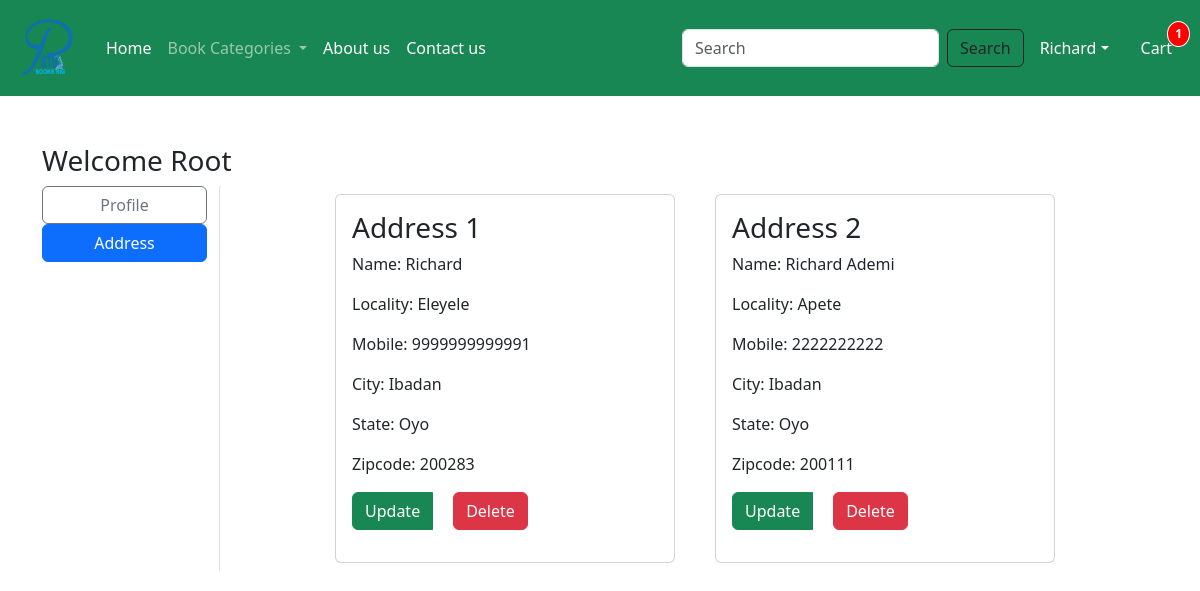
Page /address/ (signed in) on the earlier database version.
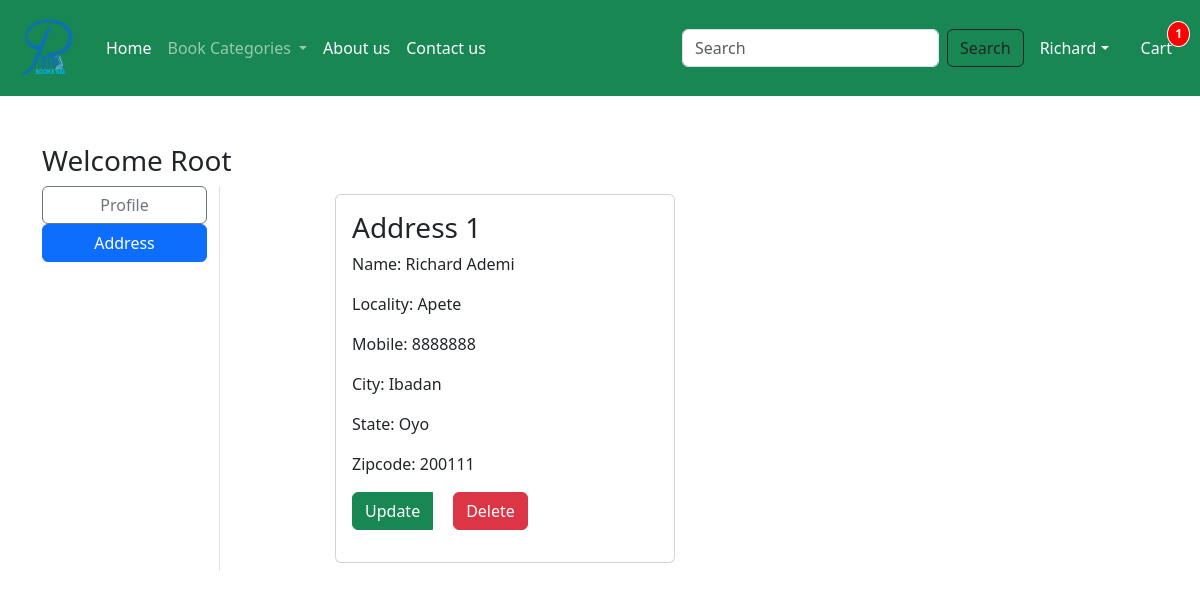
Same page on the later database version.
### app/models.py (models this page shows, shortened)
class Customer(models.Model):
    user = models.ForeignKey(User, on_delete=models.CASCADE)
    name = models.CharField(max_length=200)
    locality = models.CharField(max_length=200)
    city = models.CharField(max_length=50)
    mobile = models.IntegerField(default=0)
    zipcode = models.IntegerField()
    state = models.CharField(choices=STATE_CHOICES, max_length=100)

### app/views.py (the view)
# urls.py: path('address/', views.address, name='address'),
def address(request):
  add = Customer.objects.filter(user=request.user)
  return render(request, 'app/address.html', locals())

### app/context_processors.py (called while the page is built)
def current_year(request):
    return {'current_year': datetime.now().year}

def cart_item_count(request):
    if request.user.is_authenticated:
        try:
            cart = Cart.objects.get(user=request.user)
            count = cart.items.count()
        except Cart.DoesNotExist:
            count = 0
    else:
        count = 0
    return {'cart_item_count': count}

### app/templates/app/address.html (shortened to what this page needs)
{% extends "app/base.html" %}
{% load static %}
{% block main-content %}
<div class="container my-5">
  <div class="row">
    <h3>Welcome <span class="text-capitalize">{{request.user}}</span></h3>
    <div class="col-sm-2 border-end">
      <ul class="list-unstyled">
        <li class="d-grid"><a href="{% url 'profile' %}" class="btn btn-outline-secondary">Profile</a></li>
        <li class="d-grid"><a href="{% url 'address' %}" class="btn btn-primary">Address</a></li>
      </ul>
    </div>
    <div class="col-sm-8 offset-sm-1">
      <div class="row">
        {% for ad in add %}
        <div class="col-sm-6">
          <div class="card m-2">
            <div class="card-body">
              <h3>Address {{forloop.counter}}</h3>
              <p>Name: {{ad.name}}</p>
              <p>Locality: {{ad.locality}}</p>
              <p>Mobile: {{ad.mobile}}</p>
              <p>City: {{ad.city}}</p>
              <p>State: {{ad.state}}</p>
              <p>Zipcode: {{ad.zipcode}}</p>
              <p class="text-center">
                <div class="btn-group" role="group">
                  <a href="{% url 'updateAddress' pk=ad.id %}" type="button" class="btn btn-success" style="margin-right: 20px;">Update</a>
                  <form action="{% url 'delete_address' pk=ad.id %}" method="post" style="display: inline;">
                    <button type="submit" class="btn btn-danger">Delete</button>
                  </form>
                </div>
              </p>
            </div>
          </div>
        </div>
        {% endfor %}
      </div>
    </div>
  </div>
</div>
{% endblock main-content %}

Differences in the rows shown:
removed Customer: name "Richard", locality "Eleyele", mobile "9999999999991", city "Ibadan", state "Oyo", zipcode "200283"
changed Customer "Richard Ademi": mobile "2222222222" → "8888888"
